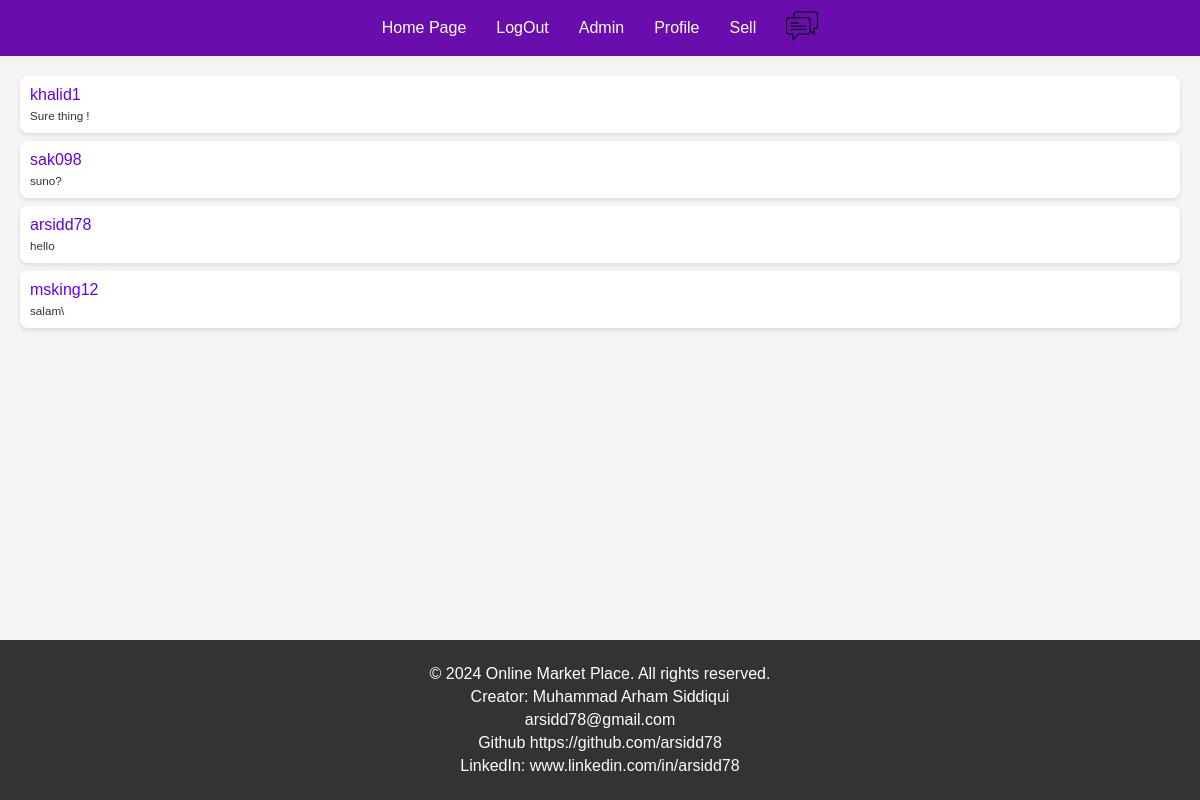
The app's page /chat/chat/ (signed in), older data.
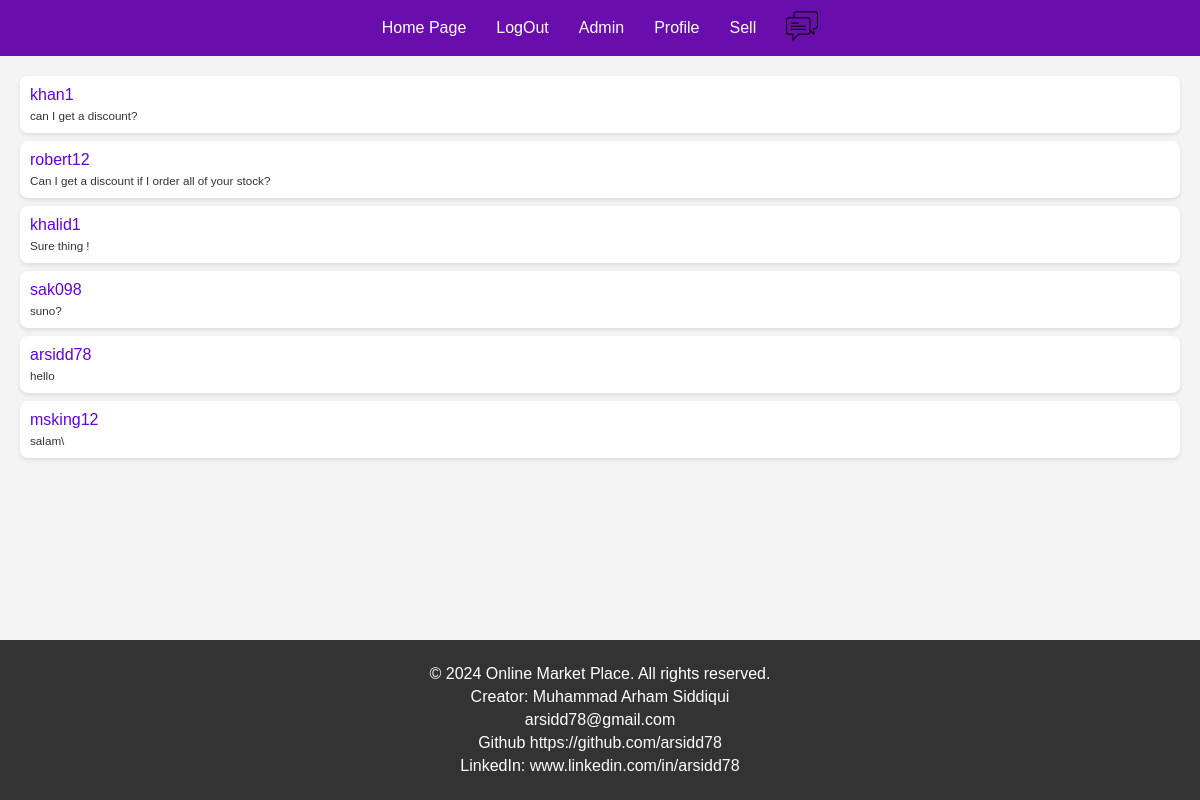
The same page, newer data.
### member/models.py (models this page shows, shortened)
class Messages(models.Model):
    product = models.ForeignKey(Products,on_delete=models.CASCADE,related_name='product')
    sender = models.ForeignKey(User, on_delete=models.CASCADE,related_name='sender')
    receiver = models.ForeignKey(User, on_delete=models.CASCADE, related_name='receiver')
    message = models.TextField(max_length=500)
    read = models.BooleanField(default=False)
    conversation_time = models.DateTimeField(auto_now_add= True)
    attachment = models.FileField(upload_to=f'users/chats/attachments', null=True,blank=True)

### chat/views.py (the view)
# urls.py: path('chat/',views.SellorChatPage,name='sellor-chat'),
@profile_required
def SellorChatPage(request):
    if request.user.is_authenticated:
        member = get_object_or_404(Member, user=request.user)
        latest_messages = Messages.objects.filter(receiver= request.user).values('sender').annotate(latest_conversation_time=Max('conversation_time'))
        messages = []
        for latest in latest_messages:
            latest_msg = Messages.objects.filter(sender=latest['sender'], conversation_time=latest['latest_conversation_time']).first()
            if latest_msg:
                messages.append(latest_msg)
        messages = sorted(messages, key=lambda x: x.conversation_time, reverse=True)
        context = {'messages': messages,'member':member}
        return render(request, 'chat/sellorChat.html', context)
    return redirect('registration:login')

### chat/templates/chat/sellorChat.html (shortened to what this page needs)
{% load static %}
<!DOCTYPE html>
<html lang="en">
<head>
    <link rel="stylesheet" href="{% static 'chat/sellorChat_style.css' %}">
</head>
<body>
    <nav>
        <a href="{% url 'product:home' %}">Home Page</a>
        {% if request.user.is_authenticated %}
            <a href="{% url 'registration:signout' %}">LogOut</a>
        {% else %}
            <a href="{% url 'registration:login' %}">LogIn</a>
        {% endif %}
        <a href="/admin/">Admin</a>
        {% if member %}
            <a href="{% url 'member:profile' request.user.username %}">Profile</a>
        {% else %}
            <a href="{% url 'member:register' %}">Complete Profile</a>
        {% endif %}
        <a href="{% url 'member:add_product_page' %}">Sell</a>
        <a href="{% url 'chat:sellor-chat' %}"><img src="/media/logos/chat_logo.png" alt="chat" width="32"></a>
    </nav>
    <div class="chat-list-container">
        {% for msg in messages %}
        <a href="{% url 'chat:receiver_chat' msg.id %}" class="chat-link">
            <div class="chat-item">
                <p class="sender">{{msg.sender}}</p>
                <p class="message"><small>{{msg.message}}</small></p>
            </div>
        </a>
        {% endfor %}
    </div>
    <footer>
        <p>&copy; 2024 Online Market Place. All rights reserved.</p>
        <p>Creator: Muhammad Arham Siddiqui</p>
        <p>arsidd78@gmail.com</p>
        <p>Github <a href="https://github.com/arsidd78">https://github.com/arsidd78</a></p>
        <p>LinkedIn: <a href="www.linkedin.com/in/arsidd78">www.linkedin.com/in/arsidd78</a></p>
    </footer>
</body>
</html>

Row changes from the older to the newer data that the page shows:
added Messages: sender "khan1", message "can I get a discount?"
added Messages: sender "robert12", message "Can I get a discount if I order all of your stock?"
